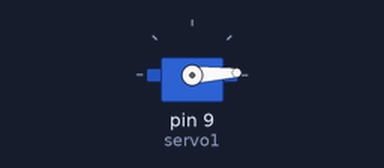
Bench run of a sketch on a simulated Arduino Uno, built with avr-gcc and run on an emulated ATmega328P. Shown: servo.

Above: at 0.05 s.
At 0.9 s:
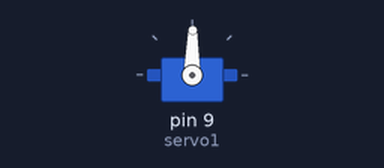
At 1.75 s:
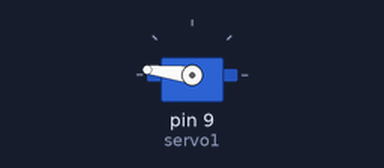
At 3.45 s:
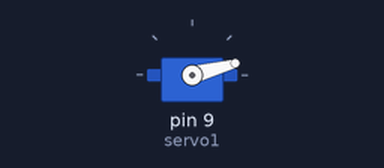
Timing chart, 0 to 8.3 s (numbered marks = the images above):
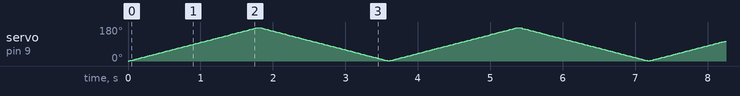

The sketch:

servo_test.ino
```cpp
#include<Servo.h>
Servo servo1;
int pos1=0;

void setup()
{
  servo1.attach(9);
}
void loop()
{
  for(pos1 = 0; pos1 < 178; pos1 += 1)
  {
    servo1.write(pos1);
    delay(10);
  }
  for(pos1 = 178; pos1 >= 1; pos1 -= 1)
  {
    servo1.write(pos1);
    delay(10);
  }
}
```
